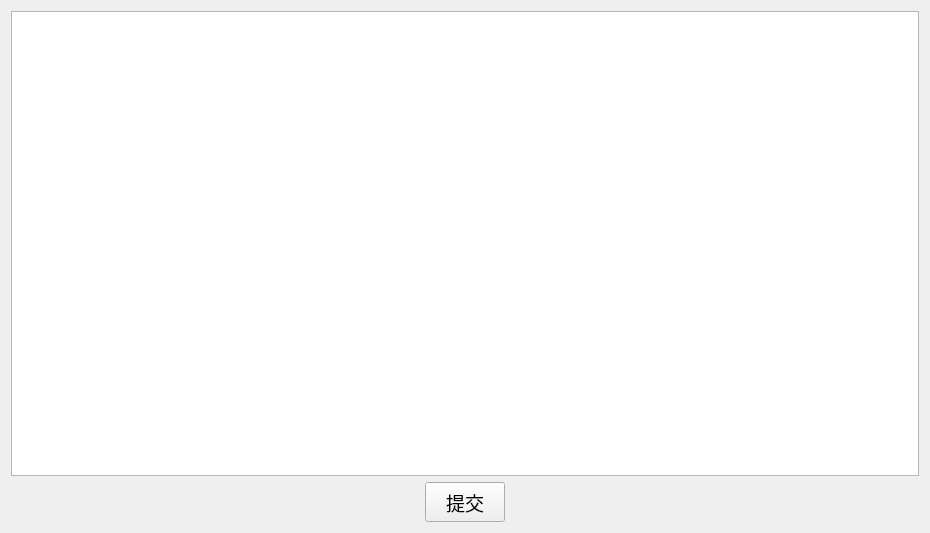
<?xml version="1.0" encoding="UTF-8"?>
<ui version="4.0">
 <class>m_qingjia</class>
 <widget class="QWidget" name="m_qingjia">
  <property name="geometry">
   <rect>
    <x>0</x>
    <y>0</y>
    <width>930</width>
    <height>533</height>
   </rect>
  </property>
  <property name="windowTitle">
   <string>Form</string>
  </property>
  <layout class="QGridLayout" name="gridLayout">
   <item row="0" column="0">
    <layout class="QVBoxLayout" name="verticalLayout" stretch="10,1">
     <item>
      <widget class="QTableView" name="tableView"/>
     </item>
     <item>
      <layout class="QHBoxLayout" name="horizontalLayout">
       <item>
        <spacer name="horizontalSpacer">
         <property name="orientation">
          <enum>Qt::Horizontal</enum>
         </property>
         <property name="sizeHint" stdset="0">
          <size>
           <width>40</width>
           <height>20</height>
          </size>
         </property>
        </spacer>
       </item>
       <item>
        <widget class="QPushButton" name="pushButton">
         <property name="minimumSize">
          <size>
           <width>0</width>
           <height>40</height>
          </size>
         </property>
         <property name="font">
          <font>
           <family>Agency FB</family>
           <pointsize>14</pointsize>
          </font>
         </property>
         <property name="text">
          <string>提交</string>
         </property>
        </widget>
       </item>
       <item>
        <spacer name="horizontalSpacer_2">
         <property name="orientation">
          <enum>Qt::Horizontal</enum>
         </property>
         <property name="sizeHint" stdset="0">
          <size>
           <width>40</width>
           <height>20</height>
          </size>
         </property>
        </spacer>
       </item>
      </layout>
     </item>
    </layout>
   </item>
  </layout>
 </widget>
 <resources/>
 <connections/>
</ui>
